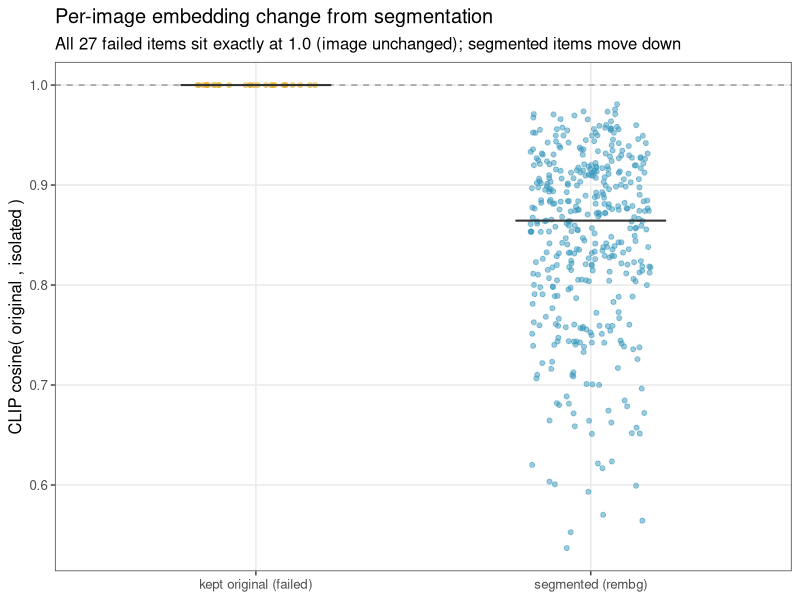
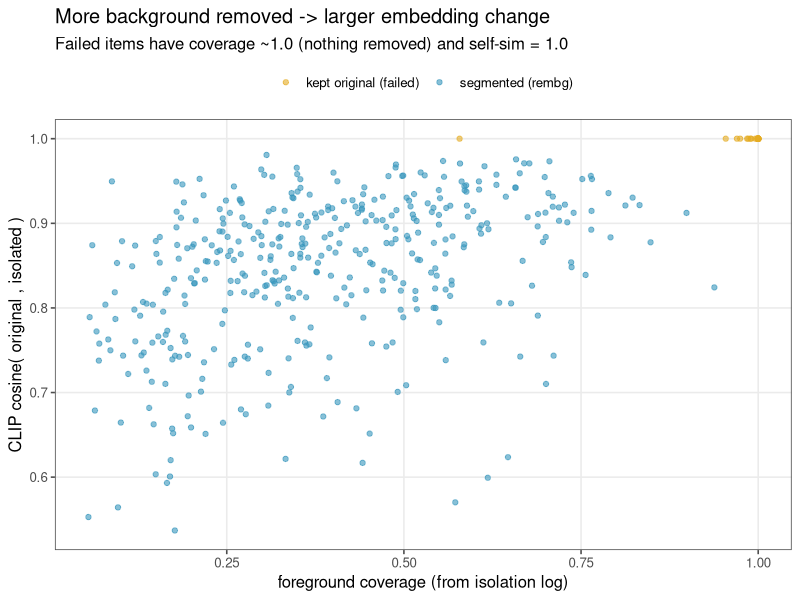
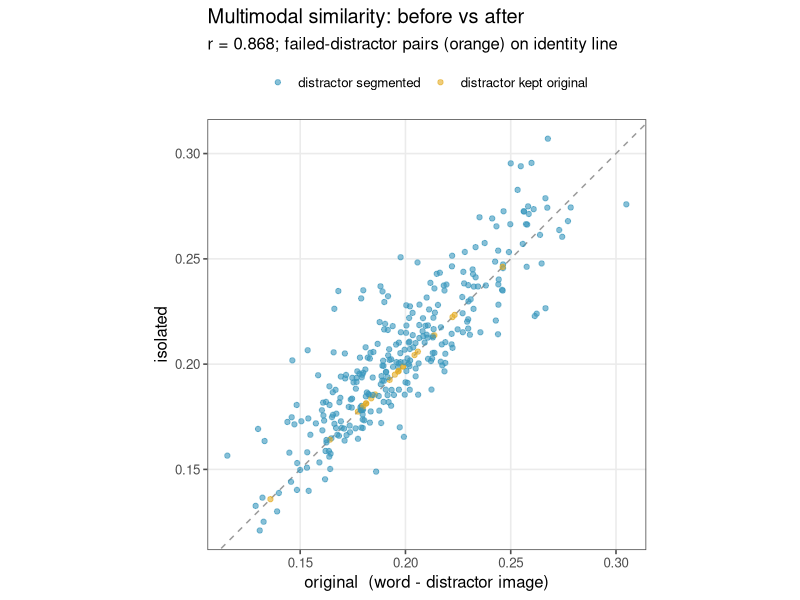
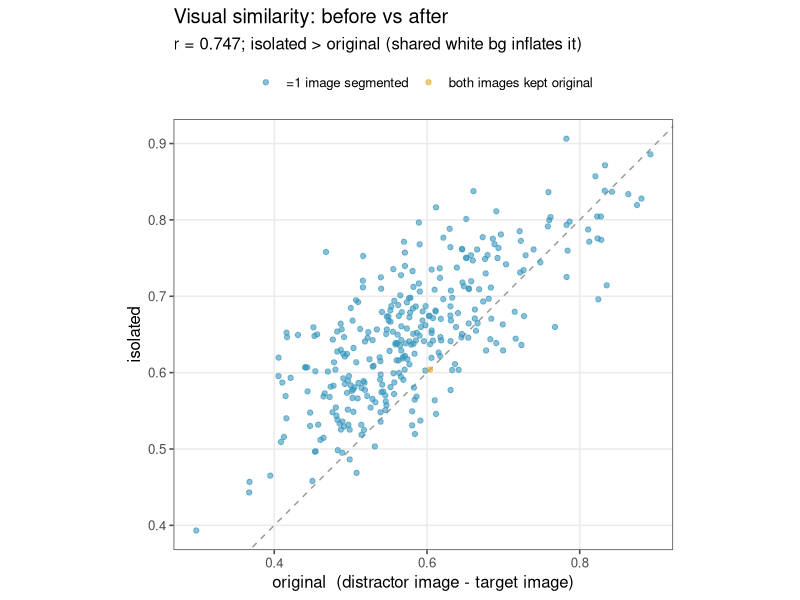

These charts were generated, in order, by the following R code:
#!/usr/bin/env Rscript
# Exploratory sanity-check plots for the segmentation pipeline.
suppressPackageStartupMessages({
  library(tidyverse); library(ggthemes); library(here)
})

OUT <- here("analysis/A5_figs"); dir.create(OUT, showWarnings = FALSE)

# CVD-safe categorical pair (blue = segmented, orange = kept original/failed)
col_seg  <- "#3897bc"; col_fail <- "#e4ab24"
pal_fail <- c("segmented (rembg)" = col_seg, "kept original (failed)" = col_fail)

# ---------- data ----------
self <- read_csv(here("analysis/A5_image_self_similarity.csv"), show_col_types = FALSE) %>%
  mutate(method_lab = if_else(failed, "kept original (failed)", "segmented (rembg)"),
         coverage = as.numeric(coverage))

fb <- self %>% filter(failed) %>% pull(word)   # 27 fallback words

# both original & isolated computed by ONE identical pipeline (no fp16/fp32 confound)
pairs <- read_csv(here("data/item_metadata/vv_clip_sims_orig_vs_iso.csv"), show_col_types = FALSE) %>%
  rename(sim_img_img = orig_img_img, iso_sim_img_img = iso_img_img,
         sim_img_txt = orig_img_txt, iso_sim_img_txt = iso_img_txt) %>%
  filter(sim_img_img < 0.999) %>%                       # drop target-vs-self identity rows
  mutate(distractor_kept = answerWord %in% fb,
         both_kept = (answerWord %in% fb) & (targetWord %in% fb))

th <- theme_few(base_size = 12) +
  theme(legend.position = "top", legend.title = element_blank(),
        panel.grid.major = element_line(color = "grey92"))

# ---------- Plot 1: per-image self-similarity by method (THE headline check) ----------
set.seed(1)
p1 <- ggplot(self, aes(method_lab, self_sim, color = method_lab)) +
  geom_hline(yintercept = 1, linetype = 2, color = "grey60") +
  geom_jitter(width = .18, height = 0, alpha = .5, size = 1.4) +
  stat_summary(fun = median, geom = "crossbar", width = .45,
               color = "grey20", fatten = 1.4) +
  scale_color_manual(values = pal_fail, guide = "none") +
  labs(x = NULL, y = "CLIP cosine( original , isolated )",
       title = "Per-image embedding change from segmentation",
       subtitle = "All 27 failed items sit exactly at 1.0 (image unchanged); segmented items move down") +
  th
ggsave(file.path(OUT, "01_self_similarity_by_method.png"), p1, width = 7, height = 5, dpi = 150)

# ---------- Plot 2: self-similarity vs coverage ----------
p2 <- ggplot(self, aes(coverage, self_sim, color = method_lab)) +
  geom_point(alpha = .6, size = 1.5) +
  scale_color_manual(values = pal_fail) +
  labs(x = "foreground coverage (from isolation log)",
       y = "CLIP cosine( original , isolated )",
       title = "More background removed -> larger embedding change",
       subtitle = "Failed items have coverage ~1.0 (nothing removed) and self-sim = 1.0") +
  th
ggsave(file.path(OUT, "02_selfsim_vs_coverage.png"), p2, width = 7, height = 5, dpi = 150)

# ---------- Plot 3: before/after multimodal (img->txt), distractor-image driven ----------
r_it <- cor(pairs$sim_img_txt, pairs$iso_sim_img_txt)
p3 <- ggplot(pairs, aes(sim_img_txt, iso_sim_img_txt,
                        color = distractor_kept)) +
  geom_abline(slope = 1, intercept = 0, linetype = 2, color = "grey60") +
  geom_point(alpha = .6, size = 1.5) +
  scale_color_manual(values = c(`FALSE` = col_seg, `TRUE` = col_fail),
                     labels = c("distractor segmented","distractor kept original"),
                     name = NULL) +
  coord_equal() +
  labs(x = "original  (word - distractor image)", y = "isolated",
       title = "Multimodal similarity: before vs after",
       subtitle = sprintf("r = %.3f; failed-distractor pairs (orange) on identity line", r_it)) +
  th
ggsave(file.path(OUT, "03_beforeafter_multimodal.png"), p3, width = 6, height = 6.4, dpi = 150)

# ---------- Plot 4: before/after visual (img-img) ----------
r_ii <- cor(pairs$sim_img_img, pairs$iso_sim_img_img)
p4 <- ggplot(pairs, aes(sim_img_img, iso_sim_img_img, color = both_kept)) +
  geom_abline(slope = 1, intercept = 0, linetype = 2, color = "grey60") +
  geom_point(alpha = .6, size = 1.5) +
  scale_color_manual(values = c(`FALSE` = col_seg, `TRUE` = col_fail),
                     labels = c("=1 image segmented","both images kept original"),
                     name = NULL) +
  coord_equal() +
  labs(x = "original  (distractor image - target image)", y = "isolated",
       title = "Visual similarity: before vs after",
       subtitle = sprintf("r = %.3f; isolated > original (shared white bg inflates it)", r_ii)) +
  th
ggsave(file.path(OUT, "04_beforeafter_visual.png"), p4, width = 6, height = 6.4, dpi = 150)

# ---------- residual check: unchanged pairs must have ~0 before-after difference ----------
cat("=== residual sanity (|before - after|) ===\n")
pairs %>% summarise(
  img_txt_distractor_kept_maxabs = max(abs(sim_img_txt - iso_sim_img_txt)[distractor_kept]),
  img_txt_segmented_meanabs      = mean(abs(sim_img_txt - iso_sim_img_txt)[!distractor_kept]),
  img_img_both_kept_maxabs       = ifelse(any(both_kept), max(abs(sim_img_img - iso_sim_img_img)[both_kept]), NA),
  img_img_segmented_meanabs      = mean(abs(sim_img_img - iso_sim_img_img)[!both_kept]),
  n_distractor_kept = sum(distractor_kept), n_both_kept = sum(both_kept)
) %>% as.data.frame() %>% print()

cat("\nsaved 4 PNGs to analysis/A5_figs/\n")
